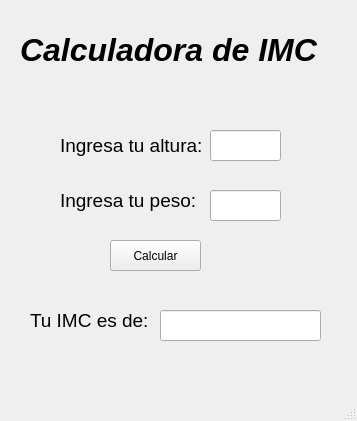
<?xml version="1.0" encoding="UTF-8"?>
<ui version="4.0">
 <class>MainWindow</class>
 <widget class="QMainWindow" name="MainWindow">
  <property name="geometry">
   <rect>
    <x>0</x>
    <y>0</y>
    <width>357</width>
    <height>421</height>
   </rect>
  </property>
  <property name="windowTitle">
   <string>MainWindow</string>
  </property>
  <widget class="QWidget" name="centralwidget">
   <widget class="QLabel" name="label">
    <property name="geometry">
     <rect>
      <x>20</x>
      <y>10</y>
      <width>331</width>
      <height>81</height>
     </rect>
    </property>
    <property name="text">
     <string>&lt;html&gt;&lt;head/&gt;&lt;body&gt;&lt;p&gt;&lt;span style=&quot; font-size:24pt; font-weight:600; font-style:italic;&quot;&gt;Calculadora de IMC&lt;/span&gt;&lt;/p&gt;&lt;/body&gt;&lt;/html&gt;</string>
    </property>
   </widget>
   <widget class="QLabel" name="label_2">
    <property name="geometry">
     <rect>
      <x>60</x>
      <y>130</y>
      <width>151</width>
      <height>31</height>
     </rect>
    </property>
    <property name="text">
     <string>&lt;html&gt;&lt;head/&gt;&lt;body&gt;&lt;p&gt;&lt;span style=&quot; font-size:14pt;&quot;&gt;Ingresa tu altura:&lt;/span&gt;&lt;/p&gt;&lt;/body&gt;&lt;/html&gt;</string>
    </property>
   </widget>
   <widget class="QLabel" name="label_3">
    <property name="geometry">
     <rect>
      <x>60</x>
      <y>180</y>
      <width>141</width>
      <height>41</height>
     </rect>
    </property>
    <property name="text">
     <string>&lt;html&gt;&lt;head/&gt;&lt;body&gt;&lt;p&gt;&lt;span style=&quot; font-size:14pt;&quot;&gt;Ingresa tu peso:&lt;/span&gt;&lt;/p&gt;&lt;/body&gt;&lt;/html&gt;</string>
    </property>
   </widget>
   <widget class="QPushButton" name="Bcalcular">
    <property name="geometry">
     <rect>
      <x>110</x>
      <y>240</y>
      <width>91</width>
      <height>31</height>
     </rect>
    </property>
    <property name="text">
     <string>Calcular</string>
    </property>
   </widget>
   <widget class="QLineEdit" name="Laltura">
    <property name="geometry">
     <rect>
      <x>210</x>
      <y>130</y>
      <width>71</width>
      <height>31</height>
     </rect>
    </property>
   </widget>
   <widget class="QLineEdit" name="Lpeso">
    <property name="geometry">
     <rect>
      <x>210</x>
      <y>190</y>
      <width>71</width>
      <height>31</height>
     </rect>
    </property>
   </widget>
   <widget class="QLineEdit" name="Limc">
    <property name="geometry">
     <rect>
      <x>160</x>
      <y>310</y>
      <width>161</width>
      <height>31</height>
     </rect>
    </property>
   </widget>
   <widget class="QLabel" name="label_4">
    <property name="geometry">
     <rect>
      <x>30</x>
      <y>300</y>
      <width>141</width>
      <height>41</height>
     </rect>
    </property>
    <property name="text">
     <string>&lt;html&gt;&lt;head/&gt;&lt;body&gt;&lt;p&gt;&lt;span style=&quot; font-size:14pt;&quot;&gt;Tu IMC es de:&lt;/span&gt;&lt;/p&gt;&lt;/body&gt;&lt;/html&gt;</string>
    </property>
   </widget>
  </widget>
  <widget class="QMenuBar" name="menubar">
   <property name="geometry">
    <rect>
     <x>0</x>
     <y>0</y>
     <width>357</width>
     <height>21</height>
    </rect>
   </property>
  </widget>
  <widget class="QStatusBar" name="statusbar"/>
 </widget>
 <resources/>
 <connections/>
</ui>
